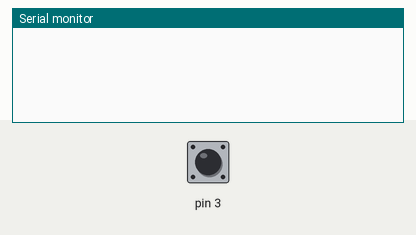
Recording of a sketch running on a simulated Arduino Uno, built with avr-gcc and run on an emulated ATmega328P. Shown: the last lines printed to the serial monitor. The inputs (shaded band) are chosen by the test bench; at power-on: pin 3 LOW.

Above: at 0.8 s.
0.9 s: pin 3 pulsed HIGH 2 times (0.12 s each, 0.3 s apart)
At 1.9 s:
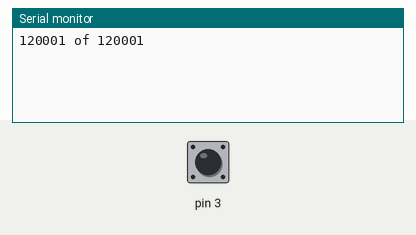
3.0 s: pin 3 pulsed HIGH 5 times (0.12 s each, 0.3 s apart)
At 5.4 s:
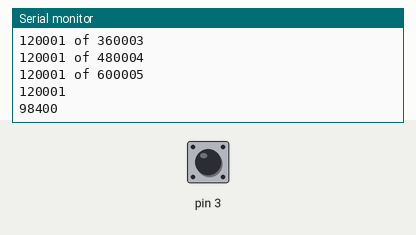
Timing chart, 0 to 6.9 s (numbered marks = the images above; inputs shaded):
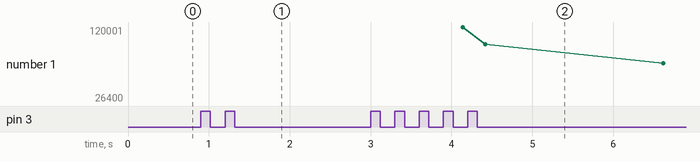

The sketch:

TherrienRolling.ino
```cpp
// has therrian mod

#define AVECNT 5

unsigned long pulse_width=0;
unsigned long sum=0;
unsigned long ave=0;
unsigned long value[AVECNT]={0};
int ptr=0;
int a=1;

void setup(){
  Serial.begin(9600);
  //Add str for -1 values to print
  pinMode(3,INPUT);
  for(int i=0;i<AVECNT;i++){
    pulse_width=0;
    while(pulse_width==0){  //We need to replace as it stops everything if broken
      pulse_width=pulseIn(3,HIGH);
      delay(100);
      if(a==2){
        break;
      }
    }
    value[i]=pulse_width;
    sum+=pulse_width;
    Serial.print(value[i]);  //debug
    Serial.print(" of ");    //debug
    Serial.println(sum);     //debug
  }
  ave = sum / AVECNT;
  Serial.println(ave);
  //Print valid first line out
}

void loop(){
  pulse_width=0;
  a=1;
  while(pulse_width==0){   //We need to replace as it stops everything if broken
    pulse_width=pulseIn(3,HIGH)/10;
    delay(100);
    if(a==2){
      break;
    }
    a++;
  }
  sum = sum - value[ptr];
  value[ptr++] = pulse_width;
  sum = sum + pulse_width;
  Serial.println(sum/AVECNT);
 // Serial.println(sum);

  if(ptr==AVECNT){
    ptr=0;
  }
}
```

Measured:
- after the input at 0.9 s, the serial monitor: prints a new line after 0.52 s (image 1)
- after the input at 3.0 s, the serial monitor: prints a new line after 0.22 s (image 2)
